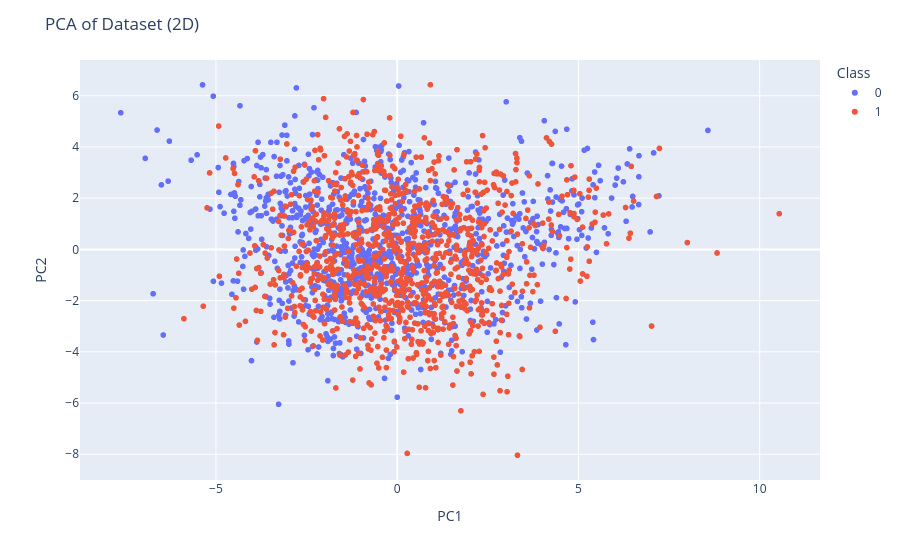
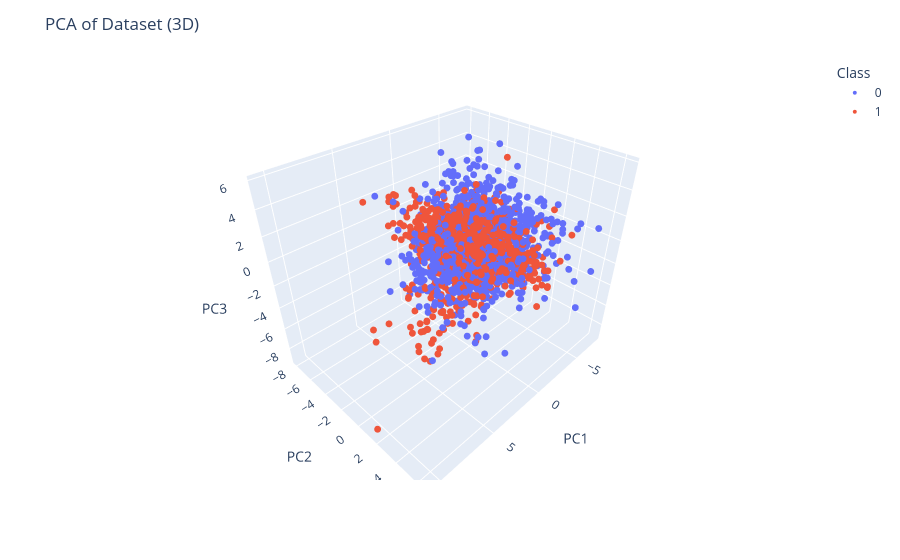

These figures' notebook cell, in order:
### Markdown cell above
As we can see above, no values are missing and all values are scaled properly.
(`std` $=1$, `mean` $=0$)

Below I introduce the main class used in my notebook - `model evaluator`.

It will perform `train_test_split` as well as register all
used models, choose the best ones and asses their performance on
`test set`.

I will use class `Model Evaluator` to keep track of checked models and their performance.

### Code cell
from xgboost import cv


CLASSIFICATION_COLUMN = 'Class'
REGRESSION_COLUMN = 'Output'
SEED = 11007
CV_FOLDS = 5
TEST_SET_SIZE = 0.1

logging.basicConfig(level=logging.INFO, format='%(asctime)s - %(levelname)s - %(message)s')
logger = logging.getLogger(__name__)

class ModelProtocol(Protocol):
  ''' Protocol for machine learning models that require fit and predict methods.'''
  def fit(self, X: Any, y: Any, **fit_params: Any) -> None: ...
  def predict(self, X: Any, **predict_params: Any) -> Any: ...

def cast_to_model_protocol(model: Any) -> ModelProtocol:
  if not hasattr(model, 'fit') or not callable(getattr(model, 'fit')):
    raise TypeError(f"Model {model} does not have a fit method")
  if not hasattr(model, 'predict') or not callable(getattr(model, 'predict')):
    raise TypeError(f"Model {model} does not have a predict method")
  return cast(ModelProtocol, model)

@dataclass
class ModelResult:
  ''' 
  Represents the results of evaluating a machine learning model,
  including its name, instance, whether it's for classification
  or regression, and its performance metrics.
  '''
  model_name: str
  model_instance: ModelProtocol
  is_classification: bool
  metrics: dict[str, Any] = field(default_factory=dict)
  X_train: Any = None
  y_train: Any = None

  def __post_init__(self):
    self.estimator = cast(BaseEstimator, self.model_instance)
    
    if self.is_classification:
      stratified_cv = StratifiedKFold(n_splits=CV_FOLDS, shuffle=True, random_state=SEED)
      accuracy = cross_val_score(self.estimator, self.X_train,
                                self.y_train, cv=stratified_cv, scoring='accuracy')
      self.metrics['accuracy_score'] = float(accuracy.mean())
    else:
      cv_strategy = KFold(n_splits=CV_FOLDS, shuffle=True, random_state=SEED)
      scoring_metrics = ['neg_mean_squared_error', 'r2']

      scores = cross_validate(self.estimator, self.X_train, self.y_train,
                              cv=cv_strategy, scoring=scoring_metrics)
      
      self.metrics['R2_score'] = float(scores['test_r2'].mean())
      self.metrics['MSE'] = -float(scores['test_neg_mean_squared_error'].mean())


class ModelEvaluator :
  def __init__(self, df: pd.DataFrame) -> None:
    '''
    Initializes the ModelEvaluator with the provided DataFrame.
    It splits the data into training and test sets for both classification
    and regression tasks.
    '''
    self._regression_results: dict[str, ModelResult] = {}
    self._classification_results: dict[str, ModelResult] = {}

    self._X = df.drop(columns=[CLASSIFICATION_COLUMN, REGRESSION_COLUMN])
    self._y_class = df[CLASSIFICATION_COLUMN]
    self._y_regr = df[REGRESSION_COLUMN]

    index_train, index_test = train_test_split(df.index, test_size=TEST_SET_SIZE, random_state=SEED)
    self._X_train, self._X_test             = self._X.iloc[index_train], self._X.iloc[index_test]
    self._y_train_class, self._y_test_class = self._y_class.iloc[index_train], self._y_class.iloc[index_test]
    self._y_train_reg, self._y_test_reg     = self._y_regr.iloc[index_train], self._y_regr.iloc[index_test]
  
  def display_data(self, n_dims: int) -> None:
    ''' Displays a PCA visualization of the dataset in either 2D or 3D.'''

    if n_dims not in (2, 3):
      logger.warning(f"Unsupported number of dimensions for visualization: {n_dims}. Only 2D and 3D are supported.")
      return
    
    X_pca = PCA(n_components=n_dims).fit_transform(self._X)

    df_pca = pd.DataFrame(data=X_pca, columns=[f'PC{i+1}' for i in range(n_dims)])
    df_pca['Class'] = self._y_class.astype(str).values

    if n_dims == 2:
      fig = px.scatter(df_pca, x='PC1', y='PC2', color='Class')
      fig.update_layout(title='PCA of Dataset (2D)')
      fig.show()
    elif n_dims == 3:
      fig = px.scatter_3d(df_pca, x='PC1', y='PC2', z='PC3', color='Class')
      fig.update_layout(title='PCA of Dataset (3D)')
    
      fig.update_traces(marker=dict(size=4))
      fig.show()

  def create_pipeline(self, model: Any, use_pca: bool = False,
                    pca_components: int = 5, use_seq_selector: bool = False,
                    feature_sel_dir: Literal["forward", "backward"] = "forward",
                    features_to_select: float | Literal["auto"] = "auto",
                    poly_degree: int = 1) -> Pipeline:
    '''
    Creates a machine learning model pipeline with optional PCA,
    polynomial features, and sequential feature selection.
    '''
    
    steps: list[tuple[str, Any]] = []

    steps.append(('scaler', StandardScaler()))  

    if poly_degree > 1:
      steps.append(('poly', PolynomialFeatures(degree=poly_degree, include_bias=False)))

    if use_pca:
      steps.append(('pca', PCA(n_components=pca_components)))

    if use_seq_selector:
      steps.append(('selector', SequentialFeatureSelector(estimator=model, n_features_to_select=features_to_select, direction=feature_sel_dir)))

    steps.append(('estimator', model))
    return Pipeline(steps)
  
  def assess_on_training_data(self, model_name: str, model: ModelProtocol,
                             is_classification: bool) -> None:
    '''
    Evaluates a given model on the training data and returns a ModelResult instance
    containing the performance metrics.
    '''
    logger.info(f"Assessing model on training data: {model_name}")
    y_train = self._y_train_class if is_classification else self._y_train_reg

    model.fit(self._X_train, y_train)
    if is_classification:
      y_pred = model.predict(self._X_train)
      acc = accuracy_score(y_train, y_pred)
      metrics = {'accuracy_score': acc}
      logger.info(f"Model {model_name} assessed on training data with metrics:\n{metrics}\n")
    else:
      y_pred = model.predict(self._X_train)
      mse = mean_squared_error(y_train, y_pred)
      r2 = r2_score(y_train, y_pred)
      metrics = {'R2_score': r2, 'MSE': mse}
      logger.info(f"Model {model_name} assessed on training data with metrics:\n{metrics}\n")

  def evaluate_model(self, model_name: str, model: ModelProtocol,
                     is_classification: bool) -> None:
    '''
    Evaluates a given model using cross-validation (using cv=CV_FOLDS)
    on the training data and stores the results.
    Optionally, a custom training dataset can be provided.
    Assessing model is done in costruction of corresponding ModelResult dataclass.
    '''

    logger.info(f"Evaluating model: {model_name}")
    y_train = self._y_train_class if is_classification else self._y_train_reg

    result = ModelResult(
      model_name=model_name,
      model_instance=model,
      is_classification=is_classification,
      X_train=self._X_train,
      y_train=y_train
    )
    if is_classification:
      self._classification_results[model_name] = result
    else:
      self._regression_results[model_name] = result
    logger.info(f"Model {model_name} evaluated successfully with metrics:\n{result.metrics}\n")

  def evaluate_on_test_set(self, model_name: str, is_classification: bool) -> None:
    ''' Evaluates the specified model on the test set and logs the performance metrics.'''

    logger.info(f"Evaluating model on test set: {model_name}")
    
    if is_classification:
      result = self._classification_results.get(model_name)
      if not result:
        logger.error(f"Model {model_name} not found in classification results")
        return
      y_test = self._y_test_class
    else:
      result = self._regression_results.get(model_name)
      if not result:
        logger.error(f"Model {model_name} not found in regression results")
        return
      y_test = self._y_test_reg

    model_instance = result.model_instance
    model_instance.fit(result.X_train, result.y_train)

    y_pred = model_instance.predict(self._X_test)

    if is_classification:
      acc = accuracy_score(y_test, y_pred)
      report = classification_report(y_test, y_pred)
      conf_matrix = confusion_matrix(y_test, y_pred)
      logger.info(f"""Test set accuracy for {model_name}: {acc:.4f}\n
                      Classification Report:\n{report}\n
                      Confusion Matrix:\n{conf_matrix}\n""")
    else:
      mse = mean_squared_error(y_test, y_pred)
      r2 = r2_score(y_test, y_pred)
      logger.info(f"""Test set MSE for {model_name}: {mse:.4f}\n
                      R2 Score: {r2:.4f}\n""")
  def evaluate_on_validation_data(self, model_name: str, X_val: Any, y_val: Any, is_classification: bool) -> None:
    ''' Evaluates the specified model on a custom validation dataset and logs the performance metrics.'''

    logger.info(f"Evaluating model on validation data: {model_name}")
    
    if is_classification:
      result = self._classification_results.get(model_name)
      if not result:
        logger.error(f"Model {model_name} not found in classification results")
        return
    else:
      result = self._regression_results.get(model_name)
      if not result:
        logger.error(f"Model {model_name} not found in regression results")
        return

    model_instance = result.model_instance
    model_instance.fit(result.X_train, result.y_train)

    y_pred = model_instance.predict(X_val)

    if is_classification:
      acc = accuracy_score(y_val, y_pred)
      report = classification_report(y_val, y_pred)
      conf_matrix = confusion_matrix(y_val, y_pred)
      logger.info(f"""Validation set accuracy for {model_name}: {acc:.4f}\n
                      Classification Report:\n{report}\n
                      Confusion Matrix:\n{conf_matrix}\n""")
    else:
      mse = mean_squared_error(y_val, y_pred)
      r2 = r2_score(y_val, y_pred)
      logger.info(f"""Validation set MSE for {model_name}: {mse:.4f}\n
                      R2 Score: {r2:.4f}\n""")

  @property
  def results_classification(self) -> dict[str, ModelResult]:
    return self._classification_results
  
  @property
  def results_regression(self) -> dict[str, ModelResult]:
    return self._regression_results

  def get_best_classification_model(self) -> ModelResult | None:
    '''
    Returns the best classification model based on accuracy score,
    or None if no models have been evaluated.
    '''
    if not self._classification_results:
      return None
    self.best_classification_model = max(self._classification_results.values(), key=lambda r: r.metrics['accuracy_score'])
    return self.best_classification_model

  def get_best_regression_model(self) -> ModelResult | None:
    '''
    Returns the best regression model based on R2 score,
    or None if no models have been evaluated.
    '''
    if not self._regression_results:
      return None
    self.best_regression_model = max(self._regression_results.values(), key=lambda r: r.metrics['R2_score'])
    return self.best_regression_model

model_evaluator = ModelEvaluator(df)

model_evaluator.display_data(n_dims=2)
model_evaluator.display_data(n_dims=3)

### Figure 1 — Plotly figure (JSON) as saved in the notebook; plotly's stock layout.template omitted (floating-point values rounded to 4 significant figures; data arrays with more than 128 entries replaced by an {"elided": "..."} marker saying what was removed)
{"data": [{"hovertemplate": "Class=0<br>PC1=%{x}<br>PC2=%{y}<extra></extra>", "legendgroup": "0", "marker": {"color": "#636efa", "symbol": "circle"}, "mode": "markers", "name": "0", "showlegend": true, "type": "scattergl", "x": {"elided": "987 float values"}, "xaxis": "x", "y": {"elided": "987 float values"}, "yaxis": "y"}, {"hovertemplate": "Class=1<br>PC1=%{x}<br>PC2=%{y}<extra></extra>", "legendgroup": "1", "marker": {"color": "#EF553B", "symbol": "circle"}, "mode": "markers", "name": "1", "showlegend": true, "type": "scattergl", "x": {"elided": "1013 float values"}, "xaxis": "x", "y": {"elided": "1013 float values"}, "yaxis": "y"}], "layout": {"legend": {"title": {"text": "Class"}, "tracegroupgap": 0}, "margin": {"t": 60}, "title": {"text": "PCA of Dataset (2D)"}, "xaxis": {"anchor": "y", "domain": [0, 1], "title": {"text": "PC1"}}, "yaxis": {"anchor": "x", "domain": [0, 1], "title": {"text": "PC2"}}}}

### Figure 2 — Plotly figure (JSON) as saved in the notebook; plotly's stock layout.template omitted (floating-point values rounded to 4 significant figures; data arrays with more than 128 entries replaced by an {"elided": "..."} marker saying what was removed)
{"data": [{"hovertemplate": "Class=0<br>PC1=%{x}<br>PC2=%{y}<br>PC3=%{z}<extra></extra>", "legendgroup": "0", "marker": {"color": "#636efa", "size": 4, "symbol": "circle"}, "mode": "markers", "name": "0", "scene": "scene", "showlegend": true, "type": "scatter3d", "x": {"elided": "987 float values"}, "y": {"elided": "987 float values"}, "z": {"elided": "987 float values"}}, {"hovertemplate": "Class=1<br>PC1=%{x}<br>PC2=%{y}<br>PC3=%{z}<extra></extra>", "legendgroup": "1", "marker": {"color": "#EF553B", "size": 4, "symbol": "circle"}, "mode": "markers", "name": "1", "scene": "scene", "showlegend": true, "type": "scatter3d", "x": {"elided": "1013 float values"}, "y": {"elided": "1013 float values"}, "z": {"elided": "1013 float values"}}], "layout": {"legend": {"title": {"text": "Class"}, "tracegroupgap": 0}, "margin": {"t": 60}, "scene": {"domain": {"x": [0, 1], "y": [0, 1]}, "xaxis": {"title": {"text": "PC1"}}, "yaxis": {"title": {"text": "PC2"}}, "zaxis": {"title": {"text": "PC3"}}}, "title": {"text": "PCA of Dataset (3D)"}}}
